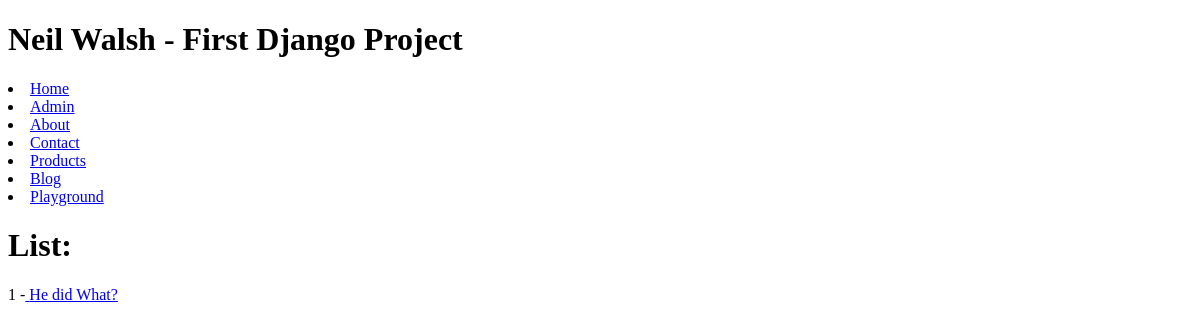
The page /blog/ on the database as committed earlier.
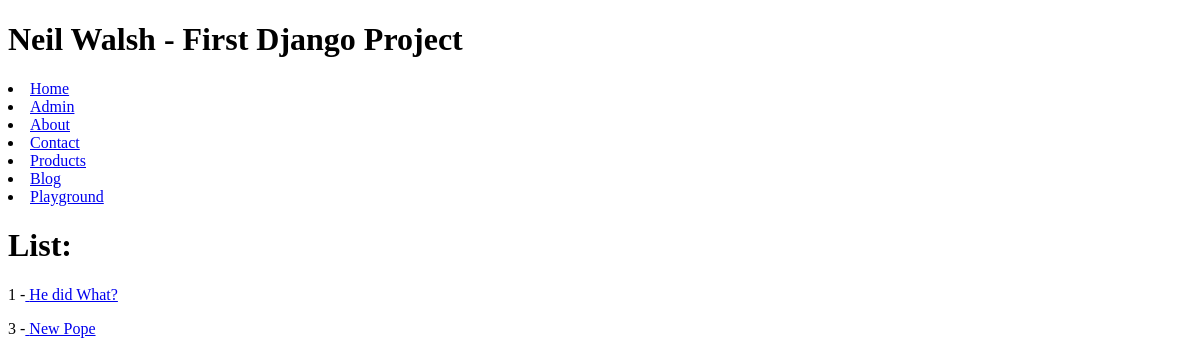
The same page on the database as committed later.
### blog/models.py (models this page shows)
class Article(models.Model):
    title = models.CharField(max_length=120) #max_length required
    content = models.TextField(blank=True,null=True)
    active = models.BooleanField(default=True) #blank - field that is rendereed, null- database
    def get_absolute_url(self):
        return reverse("articles:article-detail", kwargs={"id": self.id})

### blog/views.py (the view)
# urls.py: path('', ArticleListView.as_view(), name='article-list'), #path to the blog list page
class ArticleListView(ListView):
    template_name = 'articles/article_list.html' #overide the default template name
    queryset = Article.objects.all() #blog/[modlename]_list.html

### blog/templates/articles/article_list.html
{%extends 'base.html'%}
{% block content %}
<h1>List:</h1>
{% if object_list%}
    {% for instance in object_list %}
        <p>{{ instance.id }} -<a href='{{ instance.get_absolute_url}}'> {{ instance.title }}</a></p>
    {% endfor %}
{% else %}
    <h1>Empty</h1>
{% endif %}
{% endblock %}

Rows that differ between the two databases and show on the page:
added Article: id "3", title "New Pope"
